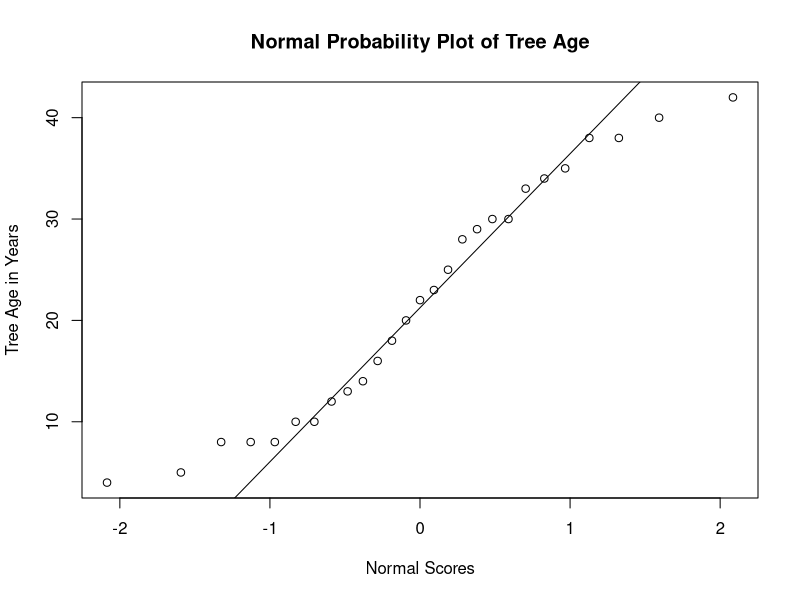
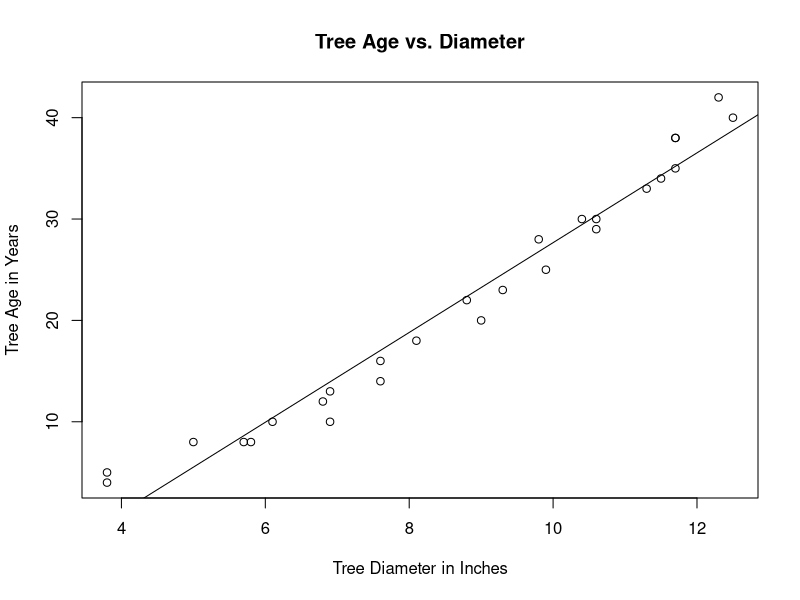
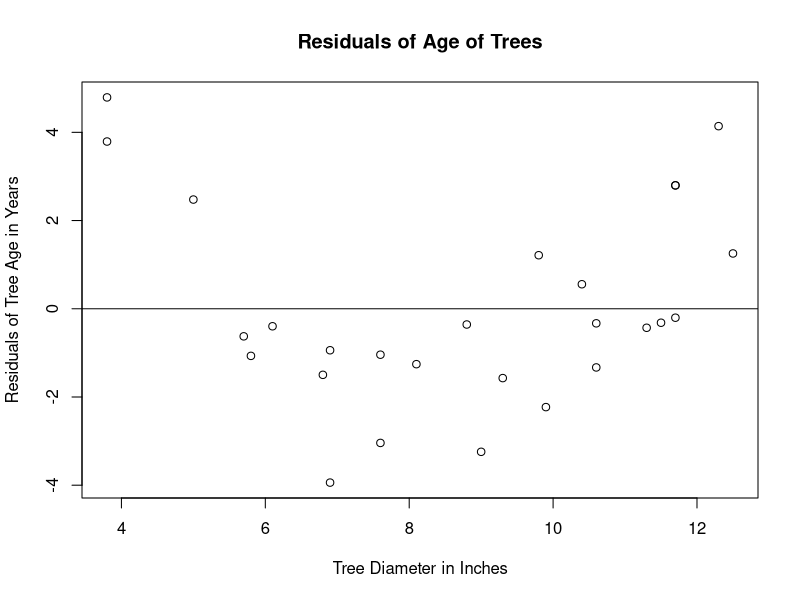

Reproduce these figures in R, in order.
# Make all of the plots and calculations required to determine if a
# linear regression model is appropriate for explaining the tree data

# Read the age vs. tree width data
df <- read.table("Data.csv", header=TRUE, sep=",")

# First, create the Normal Probability Plot
# We want tree ages on the x-axis and z-scores on the y
qqnorm(df$AgeYears,
       xlab='Normal Scores',
       ylab='Tree Age in Years',
       main='Normal Probability Plot of Tree Age',
       datax=FALSE)

qqline(df$AgeYears)

# Calculate the 5 number summary
summary(df$AgeYears)

# Determine if there are outliers:
#   Calculate interquartile range
#   Calculate low and high fences
#   List outliers
q1 <- quantile(df$AgeYears, 0.25, type=1)
q3 <- quantile(df$AgeYears, 0.75, type=1)
iqr <- q3 - q1

min <- min(df$AgeYears, na.rm=TRUE)
max <- max(df$AgeYears, na.rm=TRUE)

# Calculate the low fence and set it to 0 if it's less
# than 0. Can't have a tree of negative years old
low_fence <- q1 - (iqr*1.5)
low_fence <- if(low_fence >= 0) low_fence else 0

high_fence <- q3 + (iqr*1.5)

# Show outliers, if any
df[df$AgeYears > high_fence,]
df[df$AgeYears < low_fence,]

# Create the linear regression model and regression line
model <- lm(df$AgeYears ~ df$DiameterInches, data=df)

plot(df$DiameterInches,
     df$AgeYears,
     xlab="Tree Diameter in Inches", 
     ylab="Tree Age in Years",
     main="Tree Age vs. Diameter")

abline(model)

# Calculate the residuals
residuals <- resid(model)

# Graph the residuals
plot(df$DiameterInches,
     residuals,
     ylab="Residuals of Tree Age in Years",
     xlab="Tree Diameter in Inches",
     main="Residuals of Age of Trees")

abline(0, 0)

